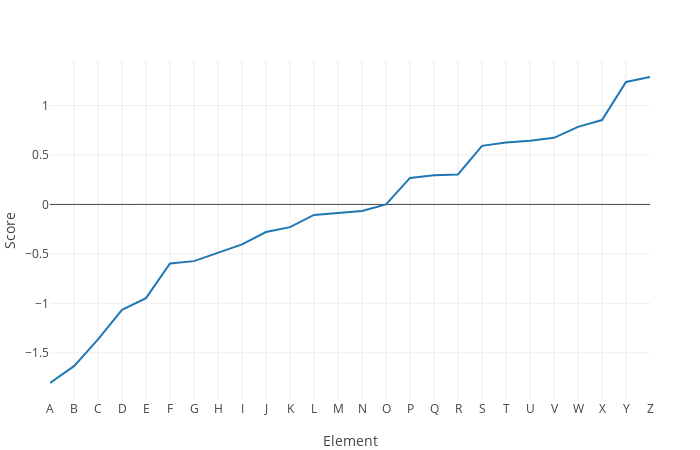

Notebook cell for this chart:
### Code cell
sort_index_ = sortperm(element_score_)

element_score_ = element_score_[sort_index_]

# element_ = element_[sort_index_]

plot_x_y((element_score_,); layout = extend_layout(layout; yaxis_title = "Score"))

### Figure 1 — Plotly figure (JSON) as saved in the notebook; plotly's stock layout.template omitted (floating-point values rounded to 4 significant figures)
{"data": [{"name": "1", "type": "scatter", "x": [1, 2, 3, 4, 5, 6, 7, 8, 9, 10, 11, 12, 13, 14, 15, 16, 17, 18, 19, 20, 21, 22, 23, 24, 25, 26], "y": [-1.805, -1.636, -1.365, -1.065, -0.9479, -0.5978, -0.5733, -0.4883, -0.4038, -0.2786, -0.2297, -0.106, -0.09017, -0.067, 0.0004771, 0.2681, 0.2944, 0.3037, 0.5922, 0.6269, 0.6436, 0.6738, 0.7841, 0.8531, 1.239, 1.288]}], "layout": {"autosize": false, "height": 450, "margin": {"b": 50, "l": 50, "r": 50, "t": 60}, "templateaa": "plotly_white", "width": 700, "xaxis": {"autorange": true, "range": [1, 26], "ticktext": ["A", "B", "C", "D", "E", "F", "G", "H", "I", "J", "K", "L", "M", "N", "O", "P", "Q", "R", "S", "T", "U", "V", "W", "X", "Y", "Z"], "tickvals": [1, 2, 3, 4, 5, 6, 7, 8, 9, 10, 11, 12, 13, 14, 15, 16, 17, 18, 19, 20, 21, 22, 23, 24, 25, 26], "title": {"text": "Element"}, "type": "linear"}, "yaxis": {"autorange": true, "range": [-1.977, 1.46], "title": {"text": "Score"}, "type": "linear"}}}
